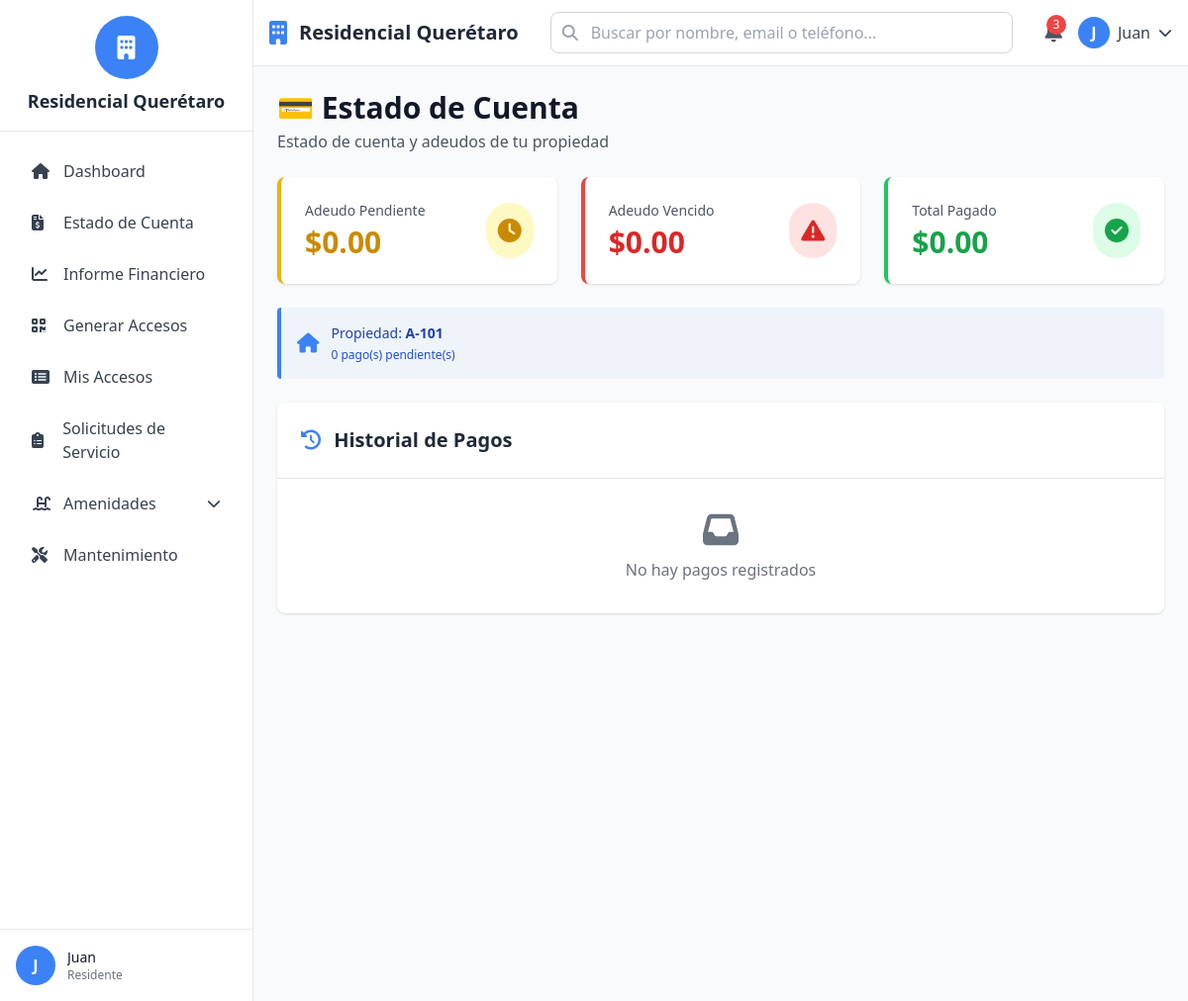
The app's page /residents/myPayments (signed in) with its own data.
### tables this page shows
CREATE TABLE IF NOT EXISTS system_settings (
    id INT AUTO_INCREMENT PRIMARY KEY,
    setting_key VARCHAR(100) UNIQUE NOT NULL,
    setting_value TEXT,
    setting_type ENUM('text', 'number', 'boolean', 'json', 'file') DEFAULT 'text',
    description VARCHAR(255),
    updated_at TIMESTAMP DEFAULT CURRENT_TIMESTAMP ON UPDATE CURRENT_TIMESTAMP,
    INDEX idx_setting_key (setting_key)
);

CREATE TABLE IF NOT EXISTS residents (
    id INT AUTO_INCREMENT PRIMARY KEY,
    user_id INT NOT NULL,
    property_id INT NOT NULL,
    relationship ENUM('propietario', 'inquilino', 'familiar') DEFAULT 'propietario',
    contract_start DATE,
    contract_end DATE,
    is_primary BOOLEAN DEFAULT FALSE,
    documents_path VARCHAR(255),
    status ENUM('active', 'inactive') DEFAULT 'active',
    payment_status ENUM('current', 'moroso', 'suspended') DEFAULT 'current' COMMENT 'Estado de pago del residente',
    created_at TIMESTAMP DEFAULT CURRENT_TIMESTAMP,
    updated_at TIMESTAMP DEFAULT CURRENT_TIMESTAMP ON UPDATE CURRENT_TIMESTAMP,
    FOREIGN KEY (user_id) REFERENCES users(id) ON DELETE CASCADE,
    FOREIGN KEY (property_id) REFERENCES properties(id) ON DELETE CASCADE,
    INDEX idx_user_id (user_id),
    INDEX idx_property_id (property_id),
    INDEX idx_relationship (relationship),
    INDEX idx_payment_status (payment_status)
);

CREATE TABLE IF NOT EXISTS properties (
    id INT AUTO_INCREMENT PRIMARY KEY,
    property_number VARCHAR(20) UNIQUE NOT NULL,
    street VARCHAR(100),
    section VARCHAR(50),
    tower VARCHAR(50),
    property_type ENUM('casa', 'departamento', 'lote') DEFAULT 'casa',
    bedrooms INT DEFAULT 0,
    bathrooms INT DEFAULT 0,
    area_m2 DECIMAL(10,2),
    status ENUM('ocupada', 'desocupada', 'en_construccion') DEFAULT 'ocupada',
    created_at TIMESTAMP DEFAULT CURRENT_TIMESTAMP,
    updated_at TIMESTAMP DEFAULT CURRENT_TIMESTAMP ON UPDATE CURRENT_TIMESTAMP,
    INDEX idx_property_number (property_number),
    INDEX idx_section (section),
    INDEX idx_status (status)
);

### app/views/residents/my_payments.php (the view, shortened to what the rows shown need)
<?php require_once APP_PATH . '/views/layouts/header.php'; ?>
<div class="flex h-screen overflow-hidden">
    <?php require_once APP_PATH . '/views/layouts/sidebar.php'; ?>
    <div class="flex-1 flex flex-col overflow-hidden">
        <?php require_once APP_PATH . '/views/layouts/navbar.php'; ?>
        <main class="flex-1 overflow-y-auto bg-gray-50 p-6">
            <div class="max-w-7xl mx-auto">
                <div class="mb-6">
                    <h1 class="text-3xl font-bold text-gray-900">💳 Estado de Cuenta</h1>
                    <p class="text-gray-600 mt-1">Estado de cuenta y adeudos de tu propiedad</p>
                </div>
                <div class="grid grid-cols-1 md:grid-cols-3 gap-6 mb-6">
                    <div class="bg-white rounded-lg shadow p-6 border-l-4 border-yellow-500">
                        <div class="flex items-center justify-between">
                            <div>
                                <p class="text-sm text-gray-600 mb-1">Adeudo Pendiente</p>
                                <p class="text-3xl font-bold text-yellow-600">
                                    $<?php echo number_format($summary['pending_amount'] ?? 0, 2); ?>
                                </p>
                            </div>
                            <div class="bg-yellow-100 rounded-full p-3">
                                <i class="fas fa-clock text-yellow-600 text-2xl"></i>
                            </div>
                        </div>
                    </div>
                    <div class="bg-white rounded-lg shadow p-6 border-l-4 border-red-500">
                        <div class="flex items-center justify-between">
                            <div>
                                <p class="text-sm text-gray-600 mb-1">Adeudo Vencido</p>
                                <p class="text-3xl font-bold text-red-600">
                                    $<?php echo number_format($summary['overdue_amount'] ?? 0, 2); ?>
                                </p>
                            </div>
                            <div class="bg-red-100 rounded-full p-3">
                                <i class="fas fa-exclamation-triangle text-red-600 text-2xl"></i>
                            </div>
                        </div>
                    </div>
                    <div class="bg-white rounded-lg shadow p-6 border-l-4 border-green-500">
                        <div class="flex items-center justify-between">
                            <div>
                                <p class="text-sm text-gray-600 mb-1">Total Pagado</p>
                                <p class="text-3xl font-bold text-green-600">
                                    $<?php echo number_format($summary['paid_amount'] ?? 0, 2); ?>
                                </p>
                            </div>
                            <div class="bg-green-100 rounded-full p-3">
                                <i class="fas fa-check-circle text-green-600 text-2xl"></i>
                            </div>
                        </div>
                    </div>
                </div>
                <div class="bg-blue-50 border-l-4 border-blue-500 p-4 mb-6 rounded">
                    <div class="flex items-center">
                        <div class="flex-shrink-0">
                            <i class="fas fa-home text-blue-500 text-xl"></i>
                        </div>
                        <div class="ml-3">
                            <p class="text-sm font-medium text-blue-800">
                                Propiedad: <strong><?php echo htmlspecialchars($resident['property_number']); ?></strong>
                            </p>
                            <p class="text-xs text-blue-700 mt-1">
                                <?php echo $summary['pending_count'] ?? 0; ?> pago(s) pendiente(s)
                            </p>
                        </div>
                    </div>
                </div>
                <div class="bg-white rounded-lg shadow overflow-hidden">
                    <div class="p-6 border-b border-gray-200">
                        <h2 class="text-xl font-semibold text-gray-800">
                            <i class="fas fa-history text-blue-600 mr-2"></i>
                            Historial de Pagos
                        </h2>
                    </div>
                    <?php if (empty($payments)): ?>
                        <div class="p-8 text-center text-gray-500">
                            <i class="fas fa-inbox text-4xl mb-2"></i>
                            <p>No hay pagos registrados</p>
                        </div>
                    <?php endif; ?>
                </div>
            </div>
        </main>
    </div>
</div>
<?php require_once APP_PATH . '/views/layouts/footer.php'; ?>

### app/views/layouts/sidebar.php (shortened to what the rows shown need)
<aside id="sidebar" class="fixed lg:static inset-y-0 left-0 z-50 w-64 bg-white border-r transform -translate-x-full lg:translate-x-0 transition-transform duration-300 ease-in-out">
    <div class="h-full flex flex-col">
        <?php
        $db = Database::getInstance()->getConnection();
        $stmt = $db->query("SELECT setting_value FROM system_settings WHERE setting_key = 'site_logo'");
        $logoRow = $stmt->fetch();
        $siteLogo = $logoRow ? $logoRow['setting_value'] : null;
        $stmt = $db->query("SELECT setting_value FROM system_settings WHERE setting_key = 'site_name'");
        $nameRow = $stmt->fetch();
        $siteName = $nameRow ? $nameRow['setting_value'] : SITE_NAME;
        ?>
        <div class="p-4 border-b hidden lg:block">
            <div class="flex flex-col items-center text-center">
                <?php if ($siteLogo && file_exists($siteLogo)): ?>
                    <img src="<?php echo BASE_URL; ?>/<?php echo htmlspecialchars($siteLogo); ?>"
                         alt="Logo" class="h-16 object-contain mb-2">
                <?php else: ?>
                    <div class="inline-flex items-center justify-center w-16 h-16 bg-blue-600 rounded-full mb-2">
                        <i class="fas fa-building text-white text-2xl"></i>
                    </div>
                <?php endif; ?>
                <span class="text-lg font-bold text-gray-800"><?php echo htmlspecialchars($siteName); ?></span>
            </div>
        </div>
        <nav class="flex-1 overflow-y-auto p-4">
            <ul class="space-y-1">
                <?php if ($_SESSION['role'] !== 'proveedor'): ?>
                <li>
                    <a href="<?php echo BASE_URL; ?>/dashboard" class="sidebar-item flex items-center space-x-3 px-4 py-3 text-gray-700 rounded-lg hover:bg-blue-50 transition">
                        <i class="fas fa-home w-5"></i>
                        <span>Dashboard</span>
                    </a>
                </li>
                <?php endif; ?>
                <?php if ($_SESSION['role'] === 'residente'): ?>
                <li>
                    <a href="<?php echo BASE_URL; ?>/residents/myPayments" class="sidebar-item flex items-center space-x-3 px-4 py-3 text-gray-700 rounded-lg hover:bg-blue-50 transition">
                        <i class="fas fa-file-invoice-dollar w-5"></i>
                        <span>Estado de Cuenta</span>
                    </a>
                </li>
                <li>
                    <a href="<?php echo BASE_URL; ?>/residents/financialReport" class="sidebar-item flex items-center space-x-3 px-4 py-3 text-gray-700 rounded-lg hover:bg-blue-50 transition">
                        <i class="fas fa-chart-line w-5"></i>
                        <span>Informe Financiero</span>
                    </a>
                </li>
                <li>
                    <a href="<?php echo BASE_URL; ?>/residents/generateAccess" class="sidebar-item flex items-center space-x-3 px-4 py-3 text-gray-700 rounded-lg hover:bg-blue-50 transition">
                        <i class="fas fa-qrcode w-5"></i>
                        <span>Generar Accesos</span>
                    </a>
                </li>
                <li>
                    <a href="<?php echo BASE_URL; ?>/residents/myAccesses" class="sidebar-item flex items-center space-x-3 px-4 py-3 text-gray-700 rounded-lg hover:bg-blue-50 transition">
                        <i class="fas fa-list-alt w-5"></i>
                        <span>Mis Accesos</span>
                    </a>
                </li>
                <li>
                    <a href="<?php echo BASE_URL; ?>/residents/serviceRequests" class="sidebar-item flex items-center space-x-3 px-4 py-3 text-gray-700 rounded-lg hover:bg-blue-50 transition">
                        <i class="fas fa-clipboard-list w-5"></i>
                        <span>Solicitudes de Servicio</span>
                    </a>
                </li>
                <?php endif; ?>
                <?php if ($_SESSION['role'] !== 'proveedor'): ?>
                <li>
                    <button onclick="toggleSubmenu('amenities-submenu')" class="sidebar-item flex items-center justify-between w-full px-4 py-3 text-gray-700 rounded-lg hover:bg-blue-50 transition">
                        <div class="flex items-center space-x-3">
                            <i class="fas fa-swimming-pool w-5"></i>
                            <span>Amenidades</span>
                        </div>
                        <i class="fas fa-chevron-down text-sm" id="amenities-submenu-icon"></i>
                    </button>
                </li>
                <li>
                    <a href="<?php echo BASE_URL; ?>/maintenance" class="sidebar-item flex items-center space-x-3 px-4 py-3 text-gray-700 rounded-lg hover:bg-blue-50 transition">
                        <i class="fas fa-tools w-5"></i>
                        <span>Mantenimiento</span>
                    </a>
                </li>
                <?php endif; ?>
            </ul>
        </nav>
        <div class="p-4 border-t">
            <div class="flex items-center space-x-3">
                <div class="w-10 h-10 bg-blue-600 rounded-full flex items-center justify-center text-white font-semibold">
                    <?php echo strtoupper(substr($_SESSION['first_name'] ?? 'U', 0, 1)); ?>
                </div>
                <div class="flex-1 min-w-0">
                    <p class="text-sm font-medium text-gray-900 truncate">
                        <?php echo $_SESSION['first_name'] ?? 'Usuario'; ?>
                    </p>
                    <p class="text-xs text-gray-500 truncate">
                        <?php echo ucfirst($_SESSION['role'] ?? ''); ?>
                    </p>
                </div>
            </div>
        </div>
    </div>
</aside>

### app/views/layouts/navbar.php (shortened to what the rows shown need)
<nav class="bg-white shadow-sm border-b">
    <div class="px-4 py-3">
        <div class="flex items-center justify-between">
            <div class="flex items-center space-x-3">
                <?php
                $db = Database::getInstance()->getConnection();
                $stmt = $db->query("SELECT setting_value FROM system_settings WHERE setting_key = 'site_logo'");
                $logoRow = $stmt->fetch();
                $siteLogo = $logoRow ? $logoRow['setting_value'] : null;
                $stmt = $db->query("SELECT setting_value FROM system_settings WHERE setting_key = 'site_name'");
                $nameRow = $stmt->fetch();
                $siteName = $nameRow ? $nameRow['setting_value'] : SITE_NAME;
                if ($siteLogo && file_exists($siteLogo)):
                ?>
                    <img src="<?php echo BASE_URL; ?>/<?php echo htmlspecialchars($siteLogo); ?>"
                         alt="Logo" class="h-10 object-contain hidden lg:block">
                <?php else: ?>
                    <i class="fas fa-building text-blue-600 text-2xl hidden lg:block"></i>
                <?php endif; ?>
                <span class="text-xl font-bold text-gray-800"><?php echo htmlspecialchars($siteName); ?></span>
            </div>
            <div class="hidden md:block flex-1 max-w-xl mx-8">
                <div class="relative">
                    <input type="text" id="globalSearch"
                           placeholder="Buscar por nombre, email o teléfono..."
                           class="w-full px-4 py-2 pl-10 pr-4 border border-gray-300 rounded-lg focus:ring-2 focus:ring-blue-500 focus:border-transparent"
                           autocomplete="off">
                    <i class="fas fa-search absolute left-3 top-1/2 transform -translate-y-1/2 text-gray-400"></i>
                </div>
            </div>
            <div class="flex items-center space-x-4">
                <div class="relative">
                    <button class="text-gray-600 hover:text-gray-900 relative">
                        <span class="absolute -top-1 -right-1 bg-red-500 text-white text-xs rounded-full w-5 h-5 flex items-center justify-center">3</span>
                    </button>
                </div>
                <div class="relative group">
                    <button class="flex items-center space-x-2 text-gray-700 hover:text-gray-900">
                        <?php
                        $userPhoto = $_SESSION['user_photo'];
                        ?>
                        <?php if ($userPhoto && file_exists(PUBLIC_PATH . '/uploads/profiles/' . $userPhoto)): ?>
                            <img src="<?php echo PUBLIC_URL . '/uploads/profiles/' . htmlspecialchars($userPhoto); ?>"
                                 alt="Foto de perfil"
                                 class="w-8 h-8 rounded-full object-cover border-2 border-blue-500">
                        <?php else: ?>
                            <div class="w-8 h-8 bg-blue-600 rounded-full flex items-center justify-center text-white font-semibold">
                                <?php echo strtoupper(substr($_SESSION['first_name'] ?? 'U', 0, 1)); ?>
                            </div>
                        <?php endif; ?>
                        <span class="hidden md:block"><?php echo $_SESSION['first_name'] ?? 'Usuario'; ?></span>
                        <i class="fas fa-chevron-down text-sm"></i>
                    </button>
                </div>
            </div>
        </div>
    </div>
</nav>

### records on screen
system_settings: setting_value "Residencial Querétaro"
residents: property.property_number "A-101"

### other values on screen
substr($_SESSION['first_name'] ?? 'U', 0, 1) "J"
$_SESSION['first_name'] "Juan"
$_SESSION['role'] "Residente"
$summary['pending_amount'] "0.00"
$summary['overdue_amount'] "0.00"
$summary['paid_amount'] "0.00"
$summary['pending_count'] "0"
